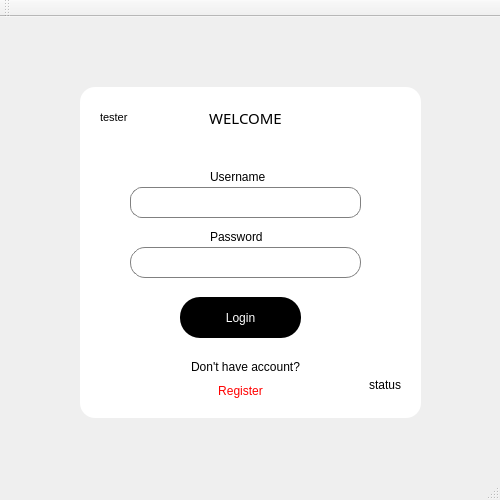
<?xml version="1.0" encoding="UTF-8"?>
<ui version="4.0">
 <class>Login</class>
 <widget class="QMainWindow" name="Login">
  <property name="geometry">
   <rect>
    <x>0</x>
    <y>0</y>
    <width>500</width>
    <height>500</height>
   </rect>
  </property>
  <property name="windowTitle">
   <string>Login</string>
  </property>
  <widget class="QWidget" name="centralWidget">
   <widget class="QGroupBox" name="groupBox">
    <property name="geometry">
     <rect>
      <x>80</x>
      <y>70</y>
      <width>341</width>
      <height>331</height>
     </rect>
    </property>
    <property name="styleSheet">
     <string notr="true">QGroupBox {
background-color: white; 
border-radius: 15px
}</string>
    </property>
    <property name="title">
     <string/>
    </property>
    <widget class="QLabel" name="label">
     <property name="geometry">
      <rect>
       <x>20</x>
       <y>20</y>
       <width>71</width>
       <height>21</height>
      </rect>
     </property>
     <property name="font">
      <font>
       <pointsize>8</pointsize>
      </font>
     </property>
     <property name="text">
      <string>tester</string>
     </property>
     <property name="alignment">
      <set>Qt::AlignLeading|Qt::AlignLeft|Qt::AlignVCenter</set>
     </property>
    </widget>
    <widget class="QLabel" name="label_2">
     <property name="geometry">
      <rect>
       <x>130</x>
       <y>70</y>
       <width>58</width>
       <height>39</height>
      </rect>
     </property>
     <property name="text">
      <string>Username</string>
     </property>
    </widget>
    <widget class="QLineEdit" name="lineEdit_username">
     <property name="geometry">
      <rect>
       <x>50</x>
       <y>100</y>
       <width>231</width>
       <height>31</height>
      </rect>
     </property>
     <property name="styleSheet">
      <string notr="true">QLineEdit {

border: 1px solid gray; 
border-radius: 12px; 
background color: white; 
padding: 5px


}</string>
     </property>
    </widget>
    <widget class="QLabel" name="label_3">
     <property name="geometry">
      <rect>
       <x>130</x>
       <y>130</y>
       <width>55</width>
       <height>39</height>
      </rect>
     </property>
     <property name="text">
      <string>Password</string>
     </property>
    </widget>
    <widget class="QLineEdit" name="lineEdit_Password">
     <property name="geometry">
      <rect>
       <x>50</x>
       <y>160</y>
       <width>231</width>
       <height>31</height>
      </rect>
     </property>
     <property name="styleSheet">
      <string notr="true">QLineEdit {
border: 1px solid gray; 
border-radius: 15px; 
background color: white; 
padding: 5px


}</string>
     </property>
    </widget>
    <widget class="QPushButton" name="pushButton">
     <property name="geometry">
      <rect>
       <x>100</x>
       <y>210</y>
       <width>121</width>
       <height>41</height>
      </rect>
     </property>
     <property name="styleSheet">
      <string notr="true">QPushButton {
background-color: black; 
color: white;  
border-radius: 20px; 
}</string>
     </property>
     <property name="text">
      <string>Login</string>
     </property>
    </widget>
    <widget class="QLabel" name="label_4">
     <property name="geometry">
      <rect>
       <x>190</x>
       <y>290</y>
       <width>131</width>
       <height>16</height>
      </rect>
     </property>
     <property name="text">
      <string>status</string>
     </property>
     <property name="alignment">
      <set>Qt::AlignRight|Qt::AlignTrailing|Qt::AlignVCenter</set>
     </property>
    </widget>
    <widget class="QPushButton" name="pushButton_2">
     <property name="geometry">
      <rect>
       <x>120</x>
       <y>290</y>
       <width>81</width>
       <height>28</height>
      </rect>
     </property>
     <property name="styleSheet">
      <string notr="true">QPushButton {
background-color: transparent; 
border: none; 
color: red; }</string>
     </property>
     <property name="text">
      <string>Register</string>
     </property>
    </widget>
    <widget class="QLabel" name="label_5">
     <property name="geometry">
      <rect>
       <x>100</x>
       <y>260</y>
       <width>131</width>
       <height>39</height>
      </rect>
     </property>
     <property name="text">
      <string>Don't have account?</string>
     </property>
     <property name="alignment">
      <set>Qt::AlignCenter</set>
     </property>
    </widget>
    <widget class="QLabel" name="label_6">
     <property name="geometry">
      <rect>
       <x>110</x>
       <y>20</y>
       <width>111</width>
       <height>21</height>
      </rect>
     </property>
     <property name="font">
      <font>
       <family>Montserrat ExtraBold</family>
       <pointsize>11</pointsize>
      </font>
     </property>
     <property name="text">
      <string>WELCOME</string>
     </property>
     <property name="alignment">
      <set>Qt::AlignCenter</set>
     </property>
    </widget>
   </widget>
  </widget>
  <widget class="QMenuBar" name="menuBar">
   <property name="geometry">
    <rect>
     <x>0</x>
     <y>0</y>
     <width>500</width>
     <height>26</height>
    </rect>
   </property>
  </widget>
  <widget class="QToolBar" name="mainToolBar">
   <attribute name="toolBarArea">
    <enum>TopToolBarArea</enum>
   </attribute>
   <attribute name="toolBarBreak">
    <bool>false</bool>
   </attribute>
  </widget>
  <widget class="QStatusBar" name="statusBar"/>
 </widget>
 <layoutdefault spacing="6" margin="11"/>
 <resources/>
 <connections/>
</ui>
